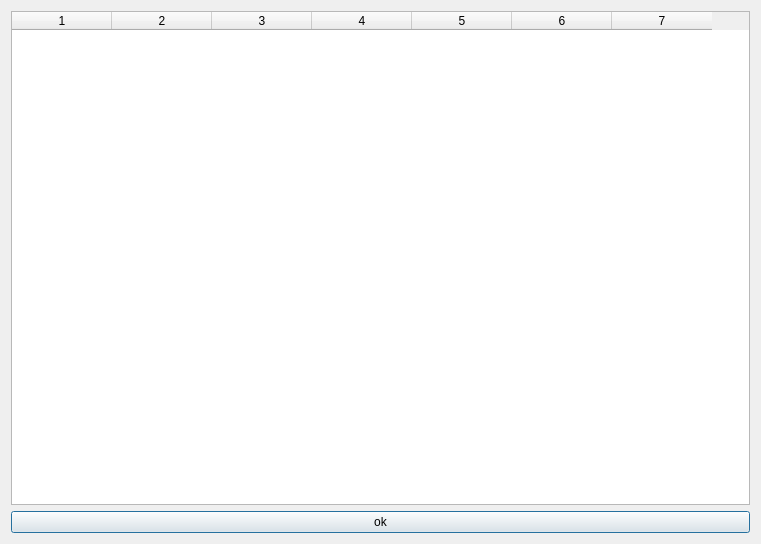
<?xml version="1.0" encoding="UTF-8"?>
<ui version="4.0">
 <class>OutputTable</class>
 <widget class="QDialog" name="OutputTable">
  <property name="geometry">
   <rect>
    <x>0</x>
    <y>0</y>
    <width>761</width>
    <height>544</height>
   </rect>
  </property>
  <property name="windowTitle">
   <string>Output Students List</string>
  </property>
  <layout class="QGridLayout" name="gridLayout">
   <item row="0" column="0">
    <layout class="QVBoxLayout" name="verticalLayout">
     <item>
      <widget class="QTableWidget" name="tableWidget">
       <property name="columnCount">
        <number>7</number>
       </property>
       <column/>
       <column/>
       <column/>
       <column/>
       <column/>
       <column/>
       <column/>
      </widget>
     </item>
     <item>
      <widget class="QPushButton" name="pushButton">
       <property name="text">
        <string>ok</string>
       </property>
      </widget>
     </item>
    </layout>
   </item>
  </layout>
 </widget>
 <resources/>
 <connections/>
</ui>
